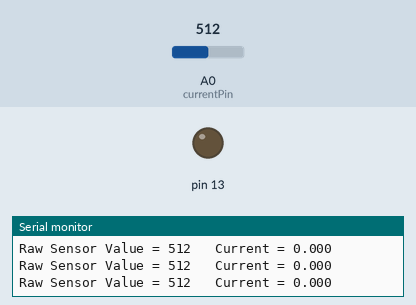
This sketch was run on a simulated Arduino Uno, built with avr-gcc and run on an emulated ATmega328P. On the bench: output pins drawn as LEDs (lit = HIGH), the last lines printed to the serial monitor. Inputs (shaded band) come from the test bench; at power-on: A0 (currentPin) = 512.

Above: at 1.2 s.
1.3 s: A0 (currentPin) set to 530
At 2.0 s:
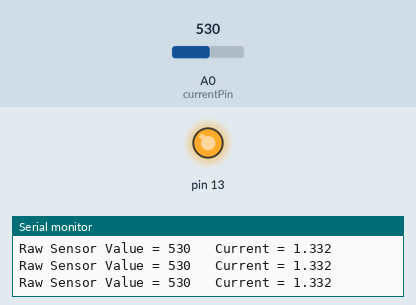
2.8 s: A0 (currentPin) set to 511
At 4.1 s:
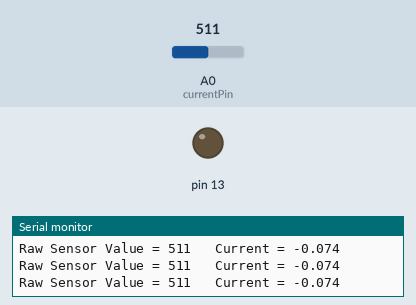
5.8 s: A0 (currentPin) set to 716
At 6.5 s:
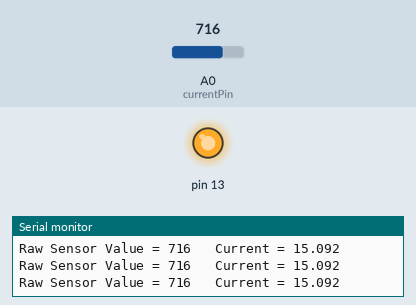
Timing chart, 0 to 8.8 s (numbered marks = the images above; inputs shaded):
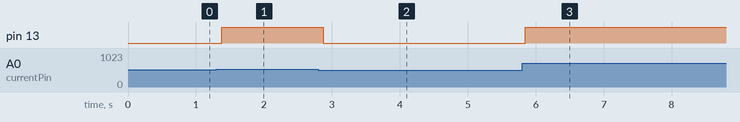

Measured:
- the behaviour switches between 512 and 513 on A0 (currentPin) (found by bisection; images 0 and 1)
- after the input at 1.3 s, pin 13: LOW → HIGH after 0.08 s
- after the input at 2.8 s, pin 13: HIGH → LOW after 0.08 s
- after the input at 5.8 s, pin 13: LOW → HIGH after 0.05 s

The sketch:

ACS712.ino
```cpp
const int currentPin = A0;
int sensitivity = 66;
int adcValue= 0;
int offsetVoltage = 2500;
double adcVoltage = 0;
double currentValue = 0;

void setup() {
  // put your setup code here, to run once:
Serial.begin(9600);
pinMode(13,OUTPUT);
}

void loop() {
  // put your main code here, to run repeatedly:

  adcValue = analogRead(currentPin);
  adcVoltage = (adcValue / 1024.0) * 5000;
  currentValue = ((adcVoltage - offsetVoltage) / sensitivity);

  Serial.print("Raw Sensor Value = " );
  Serial.print(adcValue);

  Serial.print("\t Current = ");
  Serial.println(currentValue,3);
  if(currentValue >= -0.222 && currentValue <= 0)
  digitalWrite(13,LOW);
  else
  digitalWrite(13,HIGH);
 // delay(2000);
}
```
